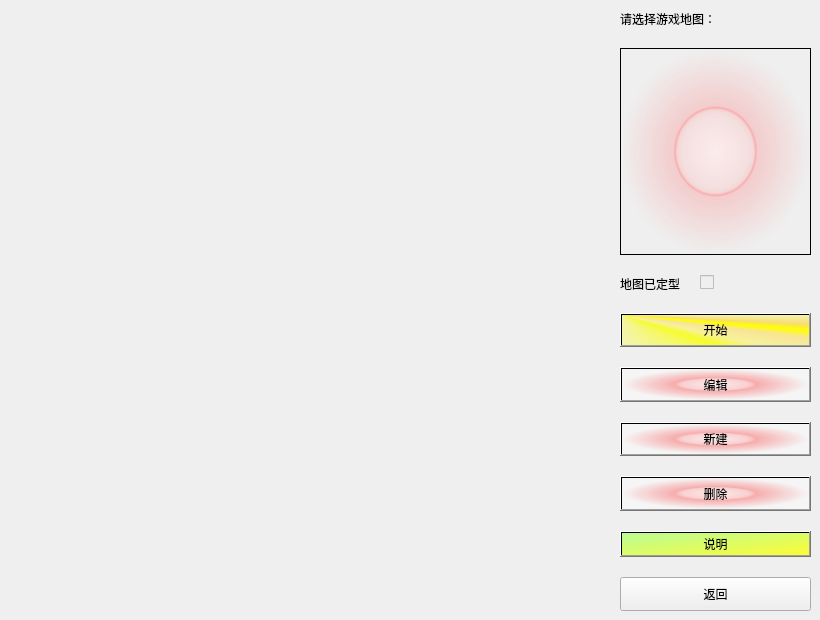
<?xml version="1.0" encoding="UTF-8"?>
<ui version="4.0">
 <class>Map_List</class>
 <widget class="QWidget" name="Map_List">
  <property name="geometry">
   <rect>
    <x>0</x>
    <y>0</y>
    <width>820</width>
    <height>620</height>
   </rect>
  </property>
  <property name="windowTitle">
   <string>Form</string>
  </property>
  <widget class="QWidget" name="verticalLayoutWidget">
   <property name="geometry">
    <rect>
     <x>0</x>
     <y>0</y>
     <width>821</width>
     <height>621</height>
    </rect>
   </property>
   <layout class="QVBoxLayout" name="HeadContainer" stretch="0,6,0,1,1,1,1,0,1">
    <property name="spacing">
     <number>20</number>
    </property>
    <property name="leftMargin">
     <number>620</number>
    </property>
    <property name="topMargin">
     <number>10</number>
    </property>
    <property name="rightMargin">
     <number>10</number>
    </property>
    <property name="bottomMargin">
     <number>10</number>
    </property>
    <item>
     <widget class="QLabel" name="label">
      <property name="text">
       <string>请选择游戏地图：</string>
      </property>
     </widget>
    </item>
    <item>
     <widget class="QListWidget" name="MapList">
      <property name="styleSheet">
       <string notr="true">background-color: qradialgradient(spread:pad, cx:0.5, cy:0.5, radius:0.5, fx:0.5, fy:0.5, stop:0 rgba(255, 235, 235, 206), stop:0.35 rgba(255, 188, 188, 80), stop:0.4 rgba(255, 162, 162, 80), stop:0.425 rgba(255, 132, 132, 156), stop:0.44 rgba(252, 128, 128, 80), stop:1 rgba(255, 255, 255, 0));</string>
      </property>
     </widget>
    </item>
    <item>
     <layout class="QFormLayout" name="formLayout">
      <item row="0" column="0">
       <widget class="QLabel" name="Label">
        <property name="text">
         <string>地图已定型</string>
        </property>
       </widget>
      </item>
      <item row="0" column="1">
       <widget class="QCheckBox" name="isFixed">
        <property name="enabled">
         <bool>false</bool>
        </property>
       </widget>
      </item>
     </layout>
    </item>
    <item>
     <widget class="QPushButton" name="StartButton">
      <property name="sizePolicy">
       <sizepolicy hsizetype="Minimum" vsizetype="Minimum">
        <horstretch>0</horstretch>
        <verstretch>0</verstretch>
       </sizepolicy>
      </property>
      <property name="minimumSize">
       <size>
        <width>0</width>
        <height>0</height>
       </size>
      </property>
      <property name="styleSheet">
       <string notr="true">background-color: qconicalgradient(cx:0, cy:0, angle:135, stop:0 rgba(255, 255, 0, 69), stop:0.375 rgba(255, 255, 0, 69), stop:0.423533 rgba(251, 255, 0, 145), stop:0.45 rgba(247, 255, 0, 208), stop:0.477581 rgba(255, 244, 71, 130), stop:0.518717 rgba(255, 218, 71, 130), stop:0.55 rgba(255, 255, 0, 255), stop:0.57754 rgba(255, 203, 0, 130), stop:0.625 rgba(255, 255, 0, 69), stop:1 rgba(255, 255, 0, 69));</string>
      </property>
      <property name="text">
       <string>开始</string>
      </property>
     </widget>
    </item>
    <item>
     <widget class="QPushButton" name="DesignButton">
      <property name="sizePolicy">
       <sizepolicy hsizetype="Minimum" vsizetype="Minimum">
        <horstretch>0</horstretch>
        <verstretch>0</verstretch>
       </sizepolicy>
      </property>
      <property name="minimumSize">
       <size>
        <width>0</width>
        <height>0</height>
       </size>
      </property>
      <property name="styleSheet">
       <string notr="true">background-color: qradialgradient(spread:pad, cx:0.5, cy:0.5, radius:0.5, fx:0.5, fy:0.5, stop:0 rgba(255, 235, 235, 206), stop:0.35 rgba(255, 188, 188, 150), stop:0.4 rgba(255, 162, 162, 150), stop:0.425 rgba(255, 132, 132, 150), stop:0.44 rgba(252, 128, 128, 150), stop:1 rgba(255, 255, 255, 100));</string>
      </property>
      <property name="text">
       <string>编辑</string>
      </property>
     </widget>
    </item>
    <item>
     <widget class="QPushButton" name="CreateButton">
      <property name="sizePolicy">
       <sizepolicy hsizetype="Minimum" vsizetype="Minimum">
        <horstretch>0</horstretch>
        <verstretch>0</verstretch>
       </sizepolicy>
      </property>
      <property name="minimumSize">
       <size>
        <width>0</width>
        <height>0</height>
       </size>
      </property>
      <property name="styleSheet">
       <string notr="true">background-color: qradialgradient(spread:pad, cx:0.5, cy:0.5, radius:0.5, fx:0.5, fy:0.5, stop:0 rgba(255, 235, 235, 206), stop:0.35 rgba(255, 188, 188, 150), stop:0.4 rgba(255, 162, 162, 150), stop:0.425 rgba(255, 132, 132, 150), stop:0.44 rgba(252, 128, 128, 150), stop:1 rgba(255, 255, 255, 100));</string>
      </property>
      <property name="text">
       <string>新建</string>
      </property>
     </widget>
    </item>
    <item>
     <widget class="QPushButton" name="RemoveButton">
      <property name="sizePolicy">
       <sizepolicy hsizetype="Minimum" vsizetype="Minimum">
        <horstretch>0</horstretch>
        <verstretch>0</verstretch>
       </sizepolicy>
      </property>
      <property name="minimumSize">
       <size>
        <width>0</width>
        <height>0</height>
       </size>
      </property>
      <property name="styleSheet">
       <string notr="true">background-color: qradialgradient(spread:pad, cx:0.5, cy:0.5, radius:0.5, fx:0.5, fy:0.5, stop:0 rgba(255, 235, 235, 206), stop:0.35 rgba(255, 188, 188, 150), stop:0.4 rgba(255, 162, 162, 150), stop:0.425 rgba(255, 132, 132, 150), stop:0.44 rgba(252, 128, 128, 150), stop:1 rgba(255, 255, 255, 100));</string>
      </property>
      <property name="text">
       <string>删除</string>
      </property>
     </widget>
    </item>
    <item>
     <widget class="QPushButton" name="HelpButton">
      <property name="styleSheet">
       <string notr="true">background-color: qlineargradient(spread:pad, x1:0, y1:0, x2:0.995, y2:0.994, stop:0 rgba(170, 255, 127, 200), stop:1 rgba(255, 255, 0, 200));</string>
      </property>
      <property name="text">
       <string>说明</string>
      </property>
     </widget>
    </item>
    <item>
     <widget class="QPushButton" name="BackButton">
      <property name="sizePolicy">
       <sizepolicy hsizetype="Minimum" vsizetype="Minimum">
        <horstretch>0</horstretch>
        <verstretch>0</verstretch>
       </sizepolicy>
      </property>
      <property name="minimumSize">
       <size>
        <width>0</width>
        <height>0</height>
       </size>
      </property>
      <property name="styleSheet">
       <string notr="true">background-color: qconicalgradient(cx:0, cy:0, angle:135, stop:0 rgba(0, 255, 255, 69), stop:0.375 rgba(0, 73, 255, 69), stop:0.421296 rgba(0, 141, 255, 145), stop:0.43318 rgba(102, 168, 188, 171), stop:0.437788 rgba(85, 207, 195, 181), stop:0.442396 rgba(67, 225, 225, 192), stop:0.447005 rgba(56, 222, 244, 202), stop:0.45 rgba(0, 255, 238, 208), stop:0.456221 rgba(70, 253, 229, 191), stop:0.460829 rgba(27, 225, 251, 178), stop:0.470046 rgba(94, 209, 247, 151), stop:0.477581 rgba(71, 222, 255, 130), stop:0.520737 rgba(71, 197, 255, 130), stop:0.55 rgba(0, 234, 255, 255), stop:0.576037 rgba(0, 234, 255, 130), stop:0.625 rgba(36, 0, 255, 69), stop:1 rgba(0, 255, 255, 69));</string>
      </property>
      <property name="text">
       <string>返回</string>
      </property>
     </widget>
    </item>
   </layout>
  </widget>
  <widget class="MapView" name="Map">
   <property name="geometry">
    <rect>
     <x>10</x>
     <y>10</y>
     <width>600</width>
     <height>600</height>
    </rect>
   </property>
   <property name="text">
    <string/>
   </property>
  </widget>
 </widget>
 <customwidgets>
  <customwidget>
   <class>MapView</class>
   <extends>QLabel</extends>
   <header location="global">map.h</header>
  </customwidget>
 </customwidgets>
 <resources/>
 <connections/>
</ui>
